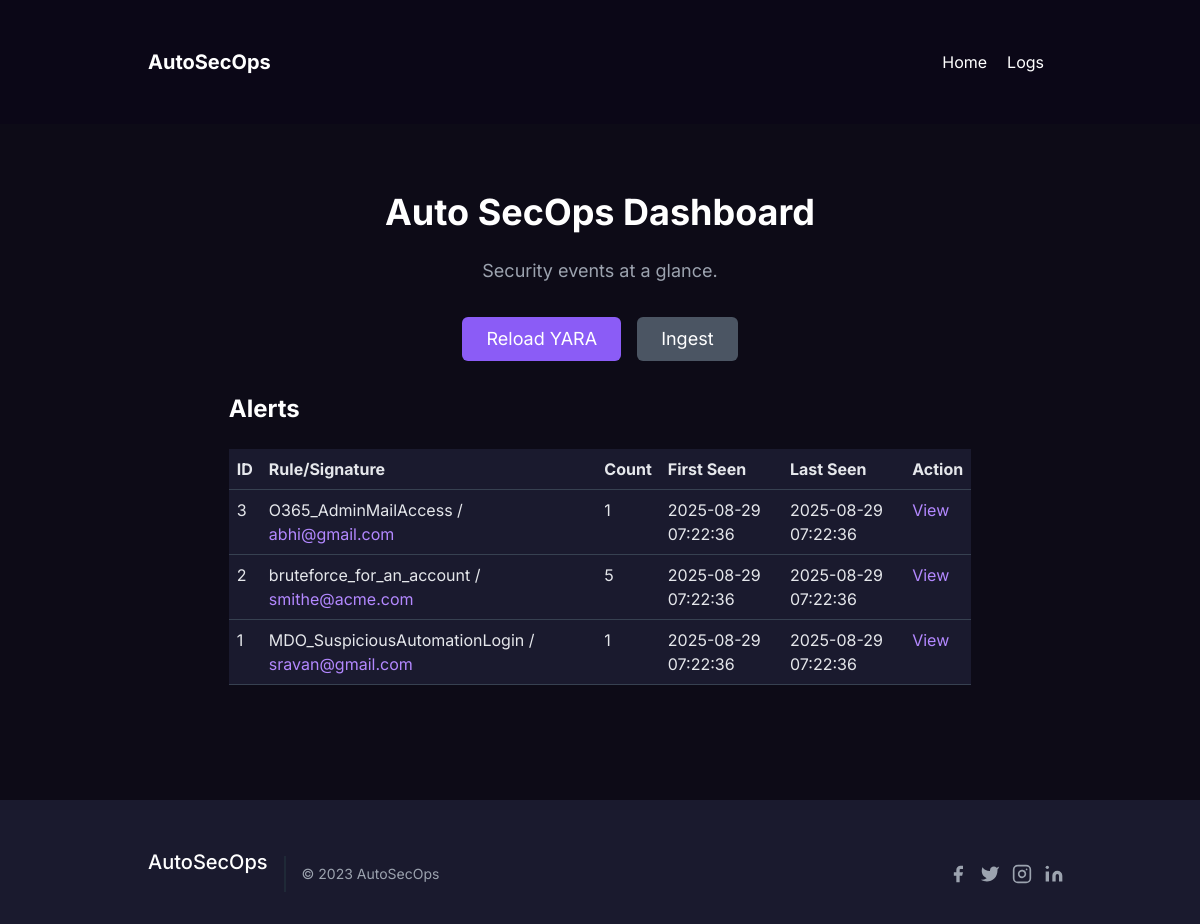
The page / on the database its author committed.
### app.py (models this page shows)
class Alert(db.Model):
    id = db.Column(db.Integer, primary_key=True)
    yara_rule_name = db.Column(db.String(255), nullable=True)
    rule_id = db.Column(db.Integer, db.ForeignKey('rule.id'), nullable=True)
    signature = db.Column(db.String(128), unique=True, nullable=False)
    count = db.Column(db.Integer, default=1)
    first_seen = db.Column(db.DateTime, default=now_utc)
    last_seen = db.Column(db.DateTime, default=now_utc)
    sample_log_id = db.Column(db.Integer, db.ForeignKey('log.id'), nullable=True)
    display_sig = db.Column(db.String(255), nullable=True)

### app.py (the view)
@app.route('/')
def dashboard():
    alerts = Alert.query.order_by(Alert.last_seen.desc()).all()
    return render_template('index.html', alerts=alerts)

### templates/index.html (shortened to what this page needs)
<!doctype html>
<html lang="en">
<head>
    <link href="https://cdn.jsdelivr.net/npm/bootstrap@5.3.0/dist/css/bootstrap.min.css" rel="stylesheet">
    <link href="https://cdn.jsdelivr.net/npm/tailwindcss@2.2.19/dist/tailwind.min.css" rel="stylesheet">
</head>
<body>
    <div class="fixed top-0 left-0 w-full z-50">
        <header class="text-white body-font bg-custom-dark">
            <div class="container mx-auto flex p-5 items-center justify-between">
                <a class="flex items-center text-white">
                    <span class="ml-3 text-xl font-bold">AutoSecOps</span>
                </a>
                <nav class="md:ml-auto flex flex-wrap items-center text-base justify-center">
                    <a href="/" class="mr-5 hover:text-purple-400 cursor-pointer transition-colors">Home</a>
                    <a href="/logs" class="mr-5 hover:text-purple-400 cursor-pointer transition-colors">Logs</a>
                </nav>
            </div>
        </header>
    </div>
    <main class="min-h-screen bg-gray-900 pt-24">
        <section id="home" class="text-gray-400 body-font">
            <div class="container mx-auto flex px-5 py-24 items-center justify-center flex-col">
                <h1 class="title-font sm:text-4xl text-3xl mb-4 font-bold text-white text-center">
                    Auto SecOps Dashboard
                </h1>
                <p class="mb-8 leading-relaxed text-center text-lg text-gray-400 max-w-xl">
                    Security events at a glance.
                </p>
                <div class="flex flex-wrap justify-center items-center space-x-4 mb-8">
                    <form action="/rules/reload" method="post">
                        <button type="submit" class="text-white bg-purple-500 border-0 py-2 px-6 focus:outline-none hover:bg-purple-600 rounded text-lg">Reload YARA</button>
                    </form>
                    <form action="/ingest" method="post">
                        <button type="submit" class="text-white bg-gray-600 border-0 py-2 px-6 focus:outline-none hover:bg-gray-700 rounded text-lg">Ingest</button>
                    </form>
                </div>
                <div class="w-full lg:w-4/5 mx-auto">
                    <h2 class="text-2xl font-bold text-white mb-4">Alerts</h2>
                    <table class="table w-full table-dark-custom">
                        <thead>
                            <tr>
                                <th>ID</th>
                                <th>Rule/Signature</th>
                                <th>Count</th>
                                <th>First Seen</th>
                                <th>Last Seen</th>
                                <th>Action</th>
                            </tr>
                        </thead>
                        <tbody>
                            {% for alert in alerts %}
                            <tr>
                                <td>{{ alert.id }}</td>
                                <td>{{ alert.yara_rule_name }} / <span class="text-purple-400">{{ alert.display_sig }}</span></td>
                                <td>{{ alert.count }}</td>
                                <td>{{ alert.first_seen.strftime('%Y-%m-%d %H:%M:%S') }}</td>
                                <td>{{ alert.last_seen.strftime('%Y-%m-%d %H:%M:%S') }}</td>
                                <td><a href="/alert/{{ alert.id }}" class="text-purple-400 hover:text-purple-300">View</a></td>
                            </tr>
                            {% endfor %}
                        </tbody>
                    </table>
                </div>
            </div>
        </section>
    </main>
    <footer class="text-gray-400 bg-gray-800 body-font">
        <div class="container px-5 py-8 mx-auto flex items-center sm:flex-row flex-col">
            <a class="flex title-font font-medium items-center md:justify-start justify-center text-white">
                <span class="ml-3 text-xl">AutoSecOps</span>
            </a>
            <p class="text-sm text-gray-400 sm:ml-4 sm:pl-4 sm:border-l-2 sm:border-gray-800 sm:py-2 sm:mt-0 mt-4">
                © 2023 AutoSecOps
            </p>
            <span class="inline-flex sm:ml-auto sm:mt-0 mt-4 justify-center sm:justify-start">
                <a class="text-gray-400">
                    <svg fill="currentColor" stroke-linecap="round" stroke-linejoin="round" stroke-width="2" class="w-5 h-5" viewBox="0 0 24 24">
                        <path d="M18 2h-3a5 5 0 00-5 5v3H7v4h3v8h4v-8h3l1-4h-4V7a1 1 0 011-1h3z"></path>
                    </svg>
                </a>
                <a class="ml-3 text-gray-400">
                    <svg fill="currentColor" stroke-linecap="round" stroke-linejoin="round" stroke-width="2" class="w-5 h-5" viewBox="0 0 24 24">
                        <path d="M23 3a10.9 10.9 0 01-3.14 1.53 4.48 4.48 0 00-7.86 3v1A10.66 10.66 0 013 4s-4 9 5 13a11.64 11.64 0 01-7 2c9 5 20 0 20-11.5a4.5 4.5 0 00-.08-.83A7.72 7.72 0 0023 3z"></path>
                    </svg>
                </a>
                <a class="ml-3 text-gray-400">
                    <svg fill="none" stroke="currentColor" stroke-linecap="round" stroke-linejoin="round" stroke-width="2" class="w-5 h-5" viewBox="0 0 24 24">
                        <rect width="20" height="20" x="2" y="2" rx="5" ry="5"></rect>
                        <path d="M16 11.37A4 4 0 1112.63 8 4 4 0 0116 11.37zm1.5-4.87h.01"></path>
                    </svg>
                </a>
                <a class="ml-3 text-gray-400">
                    <svg fill="currentColor" stroke="currentColor" stroke-linecap="round" stroke-linejoin="round" stroke-width="0" class="w-5 h-5" viewBox="0 0 24 24">
                        <path stroke="none" d="M16 8a6 6 0 016 6v7h-4v-7a2 2 0 00-2-2 2 2 0 00-2 2v7h-4v-7a6 6 0 016-6zM2 9h4v12H2z"></path>
                        <circle cx="4" cy="4" r="2" stroke="none"></circle>
                    </svg>
                </a>
            </span>
        </div>
    </footer>
</body>
</html>

### templates/index.html (style rules this page uses)
body { font-family: 'Inter', sans-serif; background-color: #0d0b17; }
.bg-custom-dark { background-color: #0b0717; }
.bg-gray-900 { background-color: #0d0b17; }
.bg-gray-800 { background-color: #1a1a2e; }
.text-purple-400 { color: #b388ff; }
.table-dark-custom { background-color: #1a1a2e; color: #e5e7eb; }
.table-dark-custom th, .table-dark-custom td { border-color: #374151; background-color: #1a1a2e !important; color: #e5e7eb !important; }

### rows shown on the page
Alert: id "3", yara_rule_name "O365_AdminMailAccess", display_sig "abhi@gmail.com", count "1", first_seen "2025-08-29 07:22:36", last_seen "2025-08-29 07:22:36"
Alert: id "2", yara_rule_name "bruteforce_for_an_account", display_sig "smithe@acme.com", count "5", first_seen "2025-08-29 07:22:36", last_seen "2025-08-29 07:22:36"
Alert: id "1", yara_rule_name "MDO_SuspiciousAutomationLogin", display_sig "sravan@gmail.com", count "1", first_seen "2025-08-29 07:22:36", last_seen "2025-08-29 07:22:36"
